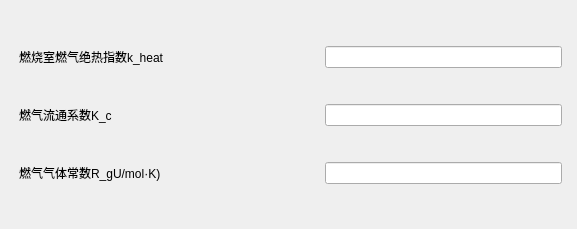
<?xml version="1.0" encoding="UTF-8"?>
<ui version="4.0">
 <class>Input_First_2_dialog_UI</class>
 <widget class="QWidget" name="Input_First_2_dialog_UI">
  <property name="geometry">
   <rect>
    <x>0</x>
    <y>0</y>
    <width>577</width>
    <height>229</height>
   </rect>
  </property>
  <property name="windowTitle">
   <string>Form</string>
  </property>
  <widget class="CardWidget" name="CardWidget_155">
   <property name="geometry">
    <rect>
     <x>10</x>
     <y>10</y>
     <width>561</width>
     <height>211</height>
    </rect>
   </property>
   <property name="minimumSize">
    <size>
     <width>0</width>
     <height>0</height>
    </size>
   </property>
   <layout class="QGridLayout" name="gridLayout_87">
    <item row="0" column="0">
     <widget class="SubtitleLabel" name="SubtitleLabel_658">
      <property name="minimumSize">
       <size>
        <width>300</width>
        <height>28</height>
       </size>
      </property>
      <property name="maximumSize">
       <size>
        <width>451</width>
        <height>28</height>
       </size>
      </property>
      <property name="text">
       <string>燃烧室燃气绝热指数k_heat</string>
      </property>
     </widget>
    </item>
    <item row="1" column="1">
     <widget class="LineEdit" name="LineEdit_2"/>
    </item>
    <item row="3" column="0">
     <widget class="SubtitleLabel" name="SubtitleLabel_659">
      <property name="minimumSize">
       <size>
        <width>300</width>
        <height>28</height>
       </size>
      </property>
      <property name="maximumSize">
       <size>
        <width>451</width>
        <height>28</height>
       </size>
      </property>
      <property name="text">
       <string>燃气气体常数R_gU/mol·K)</string>
      </property>
     </widget>
    </item>
    <item row="3" column="1">
     <widget class="LineEdit" name="LineEdit_3"/>
    </item>
    <item row="0" column="1">
     <widget class="LineEdit" name="LineEdit"/>
    </item>
    <item row="1" column="0">
     <widget class="SubtitleLabel" name="SubtitleLabel_657">
      <property name="minimumSize">
       <size>
        <width>300</width>
        <height>28</height>
       </size>
      </property>
      <property name="maximumSize">
       <size>
        <width>451</width>
        <height>28</height>
       </size>
      </property>
      <property name="text">
       <string>燃气流通系数K_c</string>
      </property>
     </widget>
    </item>
   </layout>
  </widget>
 </widget>
 <customwidgets>
  <customwidget>
   <class>CardWidget</class>
   <extends>QFrame</extends>
   <header>qfluentwidgets</header>
   <container>1</container>
  </customwidget>
  <customwidget>
   <class>SubtitleLabel</class>
   <extends>QLabel</extends>
   <header>qfluentwidgets</header>
  </customwidget>
  <customwidget>
   <class>LineEdit</class>
   <extends>QLineEdit</extends>
   <header>qfluentwidgets</header>
  </customwidget>
 </customwidgets>
 <resources/>
 <connections/>
</ui>
